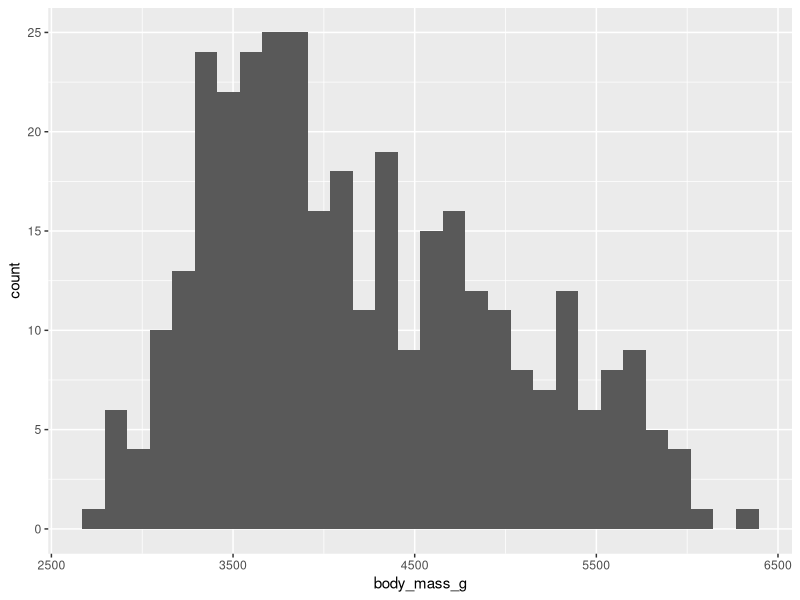
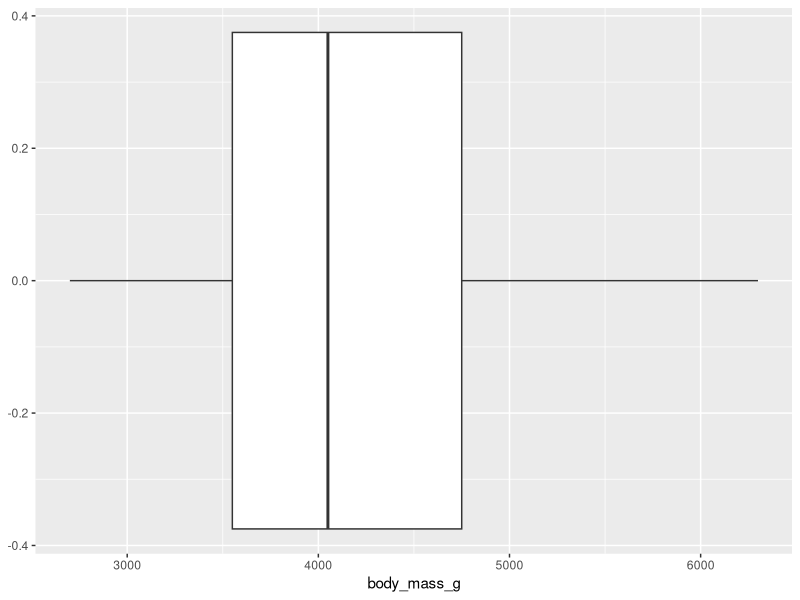

Generate these figures, in order, with R:
## ---- chunk 1
#| label: load-packages
#| warning: true 

library(tidyverse)
library(palmerpenguins) #The data set name is penguins
## ---- chunk 2
#| label: glimpse

glimpse(penguins)

## ---- chunk 3
#| label: glimpse2

penguins |>
  glimpse()

## ---- chunk 4
#| label: histogram-weight


penguins |>
  ggplot( 
       aes(x = body_mass_g)) + #type variable name here
       geom_histogram() #type geom here

## ---- chunk 5
#| label: boxplot-weight

penguins |>
  ggplot(
    aes(x = body_mass_g)
  ) + 
  geom_boxplot()

